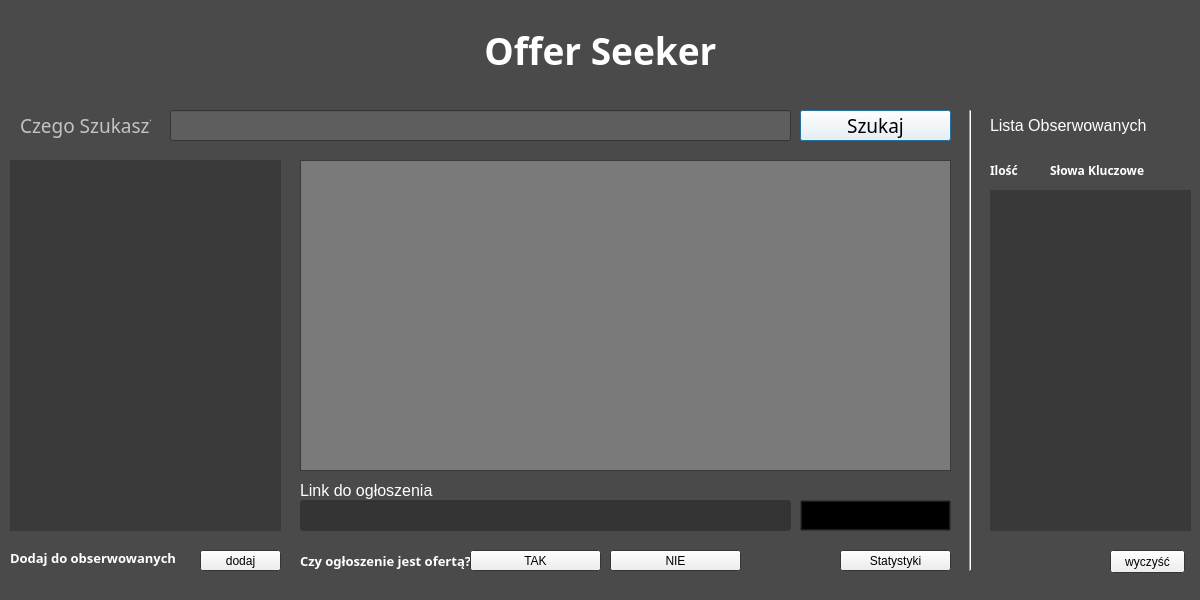
<?xml version="1.0" encoding="UTF-8"?>
<ui version="4.0">
 <class>Client</class>
 <widget class="QDialog" name="Client">
  <property name="geometry">
   <rect>
    <x>0</x>
    <y>0</y>
    <width>1200</width>
    <height>600</height>
   </rect>
  </property>
  <property name="minimumSize">
   <size>
    <width>1200</width>
    <height>600</height>
   </size>
  </property>
  <property name="maximumSize">
   <size>
    <width>1200</width>
    <height>600</height>
   </size>
  </property>
  <property name="palette">
   <palette>
    <active>
     <colorrole role="WindowText">
      <brush brushstyle="SolidPattern">
       <color alpha="255">
        <red>255</red>
        <green>255</green>
        <blue>255</blue>
       </color>
      </brush>
     </colorrole>
     <colorrole role="Base">
      <brush brushstyle="SolidPattern">
       <color alpha="255">
        <red>255</red>
        <green>255</green>
        <blue>255</blue>
       </color>
      </brush>
     </colorrole>
     <colorrole role="Window">
      <brush brushstyle="SolidPattern">
       <color alpha="255">
        <red>74</red>
        <green>74</green>
        <blue>74</blue>
       </color>
      </brush>
     </colorrole>
    </active>
    <inactive>
     <colorrole role="WindowText">
      <brush brushstyle="SolidPattern">
       <color alpha="255">
        <red>255</red>
        <green>255</green>
        <blue>255</blue>
       </color>
      </brush>
     </colorrole>
     <colorrole role="Base">
      <brush brushstyle="SolidPattern">
       <color alpha="255">
        <red>255</red>
        <green>255</green>
        <blue>255</blue>
       </color>
      </brush>
     </colorrole>
     <colorrole role="Window">
      <brush brushstyle="SolidPattern">
       <color alpha="255">
        <red>74</red>
        <green>74</green>
        <blue>74</blue>
       </color>
      </brush>
     </colorrole>
    </inactive>
    <disabled>
     <colorrole role="WindowText">
      <brush brushstyle="SolidPattern">
       <color alpha="255">
        <red>120</red>
        <green>120</green>
        <blue>120</blue>
       </color>
      </brush>
     </colorrole>
     <colorrole role="Base">
      <brush brushstyle="SolidPattern">
       <color alpha="255">
        <red>74</red>
        <green>74</green>
        <blue>74</blue>
       </color>
      </brush>
     </colorrole>
     <colorrole role="Window">
      <brush brushstyle="SolidPattern">
       <color alpha="255">
        <red>74</red>
        <green>74</green>
        <blue>74</blue>
       </color>
      </brush>
     </colorrole>
    </disabled>
   </palette>
  </property>
  <property name="windowTitle">
   <string>OfferSeeker</string>
  </property>
  <property name="windowIcon">
   <iconset>
    <normaloff>../../../../../Users/Tomek/Desktop/magnifier13.png</normaloff>../../../../../Users/Tomek/Desktop/magnifier13.png</iconset>
  </property>
  <widget class="QLabel" name="label">
   <property name="geometry">
    <rect>
     <x>130</x>
     <y>20</y>
     <width>941</width>
     <height>61</height>
    </rect>
   </property>
   <property name="palette">
    <palette>
     <active>
      <colorrole role="WindowText">
       <brush brushstyle="SolidPattern">
        <color alpha="255">
         <red>255</red>
         <green>255</green>
         <blue>255</blue>
        </color>
       </brush>
      </colorrole>
      <colorrole role="Text">
       <brush brushstyle="SolidPattern">
        <color alpha="255">
         <red>255</red>
         <green>255</green>
         <blue>255</blue>
        </color>
       </brush>
      </colorrole>
     </active>
     <inactive>
      <colorrole role="WindowText">
       <brush brushstyle="SolidPattern">
        <color alpha="255">
         <red>255</red>
         <green>255</green>
         <blue>255</blue>
        </color>
       </brush>
      </colorrole>
      <colorrole role="Text">
       <brush brushstyle="SolidPattern">
        <color alpha="255">
         <red>255</red>
         <green>255</green>
         <blue>255</blue>
        </color>
       </brush>
      </colorrole>
     </inactive>
     <disabled>
      <colorrole role="WindowText">
       <brush brushstyle="SolidPattern">
        <color alpha="255">
         <red>120</red>
         <green>120</green>
         <blue>120</blue>
        </color>
       </brush>
      </colorrole>
      <colorrole role="Text">
       <brush brushstyle="SolidPattern">
        <color alpha="255">
         <red>120</red>
         <green>120</green>
         <blue>120</blue>
        </color>
       </brush>
      </colorrole>
     </disabled>
    </palette>
   </property>
   <property name="font">
    <font>
     <family>Segoe UI Semibold</family>
     <pointsize>28</pointsize>
     <weight>75</weight>
     <bold>true</bold>
    </font>
   </property>
   <property name="layoutDirection">
    <enum>Qt::LeftToRight</enum>
   </property>
   <property name="text">
    <string>Offer Seeker</string>
   </property>
   <property name="alignment">
    <set>Qt::AlignCenter</set>
   </property>
  </widget>
  <widget class="QLineEdit" name="lineEdit">
   <property name="geometry">
    <rect>
     <x>170</x>
     <y>110</y>
     <width>621</width>
     <height>31</height>
    </rect>
   </property>
   <property name="palette">
    <palette>
     <active>
      <colorrole role="Text">
       <brush brushstyle="SolidPattern">
        <color alpha="255">
         <red>255</red>
         <green>255</green>
         <blue>255</blue>
        </color>
       </brush>
      </colorrole>
      <colorrole role="Base">
       <brush brushstyle="SolidPattern">
        <color alpha="255">
         <red>94</red>
         <green>94</green>
         <blue>94</blue>
        </color>
       </brush>
      </colorrole>
     </active>
     <inactive>
      <colorrole role="Text">
       <brush brushstyle="SolidPattern">
        <color alpha="255">
         <red>255</red>
         <green>255</green>
         <blue>255</blue>
        </color>
       </brush>
      </colorrole>
      <colorrole role="Base">
       <brush brushstyle="SolidPattern">
        <color alpha="255">
         <red>94</red>
         <green>94</green>
         <blue>94</blue>
        </color>
       </brush>
      </colorrole>
     </inactive>
     <disabled>
      <colorrole role="Text">
       <brush brushstyle="SolidPattern">
        <color alpha="255">
         <red>120</red>
         <green>120</green>
         <blue>120</blue>
        </color>
       </brush>
      </colorrole>
      <colorrole role="Base">
       <brush brushstyle="SolidPattern">
        <color alpha="255">
         <red>74</red>
         <green>74</green>
         <blue>74</blue>
        </color>
       </brush>
      </colorrole>
     </disabled>
    </palette>
   </property>
   <property name="font">
    <font>
     <family>Segoe UI</family>
     <pointsize>10</pointsize>
    </font>
   </property>
   <property name="cursor">
    <cursorShape>IBeamCursor</cursorShape>
   </property>
   <property name="focusPolicy">
    <enum>Qt::StrongFocus</enum>
   </property>
   <property name="autoFillBackground">
    <bool>false</bool>
   </property>
  </widget>
  <widget class="QLabel" name="label_2">
   <property name="geometry">
    <rect>
     <x>20</x>
     <y>110</y>
     <width>131</width>
     <height>31</height>
    </rect>
   </property>
   <property name="palette">
    <palette>
     <active>
      <colorrole role="WindowText">
       <brush brushstyle="SolidPattern">
        <color alpha="255">
         <red>195</red>
         <green>195</green>
         <blue>195</blue>
        </color>
       </brush>
      </colorrole>
     </active>
     <inactive>
      <colorrole role="WindowText">
       <brush brushstyle="SolidPattern">
        <color alpha="255">
         <red>195</red>
         <green>195</green>
         <blue>195</blue>
        </color>
       </brush>
      </colorrole>
     </inactive>
     <disabled>
      <colorrole role="WindowText">
       <brush brushstyle="SolidPattern">
        <color alpha="255">
         <red>120</red>
         <green>120</green>
         <blue>120</blue>
        </color>
       </brush>
      </colorrole>
     </disabled>
    </palette>
   </property>
   <property name="font">
    <font>
     <family>Segoe UI Light</family>
     <pointsize>14</pointsize>
    </font>
   </property>
   <property name="text">
    <string>Czego Szukasz?</string>
   </property>
  </widget>
  <widget class="QPushButton" name="pushButton">
   <property name="geometry">
    <rect>
     <x>800</x>
     <y>110</y>
     <width>151</width>
     <height>31</height>
    </rect>
   </property>
   <property name="palette">
    <palette>
     <active>
      <colorrole role="WindowText">
       <brush brushstyle="SolidPattern">
        <color alpha="255">
         <red>0</red>
         <green>0</green>
         <blue>0</blue>
        </color>
       </brush>
      </colorrole>
      <colorrole role="Button">
       <brush brushstyle="SolidPattern">
        <color alpha="255">
         <red>255</red>
         <green>255</green>
         <blue>255</blue>
        </color>
       </brush>
      </colorrole>
      <colorrole role="Light">
       <brush brushstyle="SolidPattern">
        <color alpha="255">
         <red>255</red>
         <green>255</green>
         <blue>255</blue>
        </color>
       </brush>
      </colorrole>
      <colorrole role="Midlight">
       <brush brushstyle="SolidPattern">
        <color alpha="255">
         <red>255</red>
         <green>255</green>
         <blue>255</blue>
        </color>
       </brush>
      </colorrole>
      <colorrole role="Dark">
       <brush brushstyle="SolidPattern">
        <color alpha="255">
         <red>127</red>
         <green>127</green>
         <blue>127</blue>
        </color>
       </brush>
      </colorrole>
      <colorrole role="Mid">
       <brush brushstyle="SolidPattern">
        <color alpha="255">
         <red>170</red>
         <green>170</green>
         <blue>170</blue>
        </color>
       </brush>
      </colorrole>
      <colorrole role="Text">
       <brush brushstyle="SolidPattern">
        <color alpha="255">
         <red>0</red>
         <green>0</green>
         <blue>0</blue>
        </color>
       </brush>
      </colorrole>
      <colorrole role="BrightText">
       <brush brushstyle="SolidPattern">
        <color alpha="255">
         <red>255</red>
         <green>255</green>
         <blue>255</blue>
        </color>
       </brush>
      </colorrole>
      <colorrole role="ButtonText">
       <brush brushstyle="SolidPattern">
        <color alpha="255">
         <red>0</red>
         <green>0</green>
         <blue>0</blue>
        </color>
       </brush>
      </colorrole>
      <colorrole role="Base">
       <brush brushstyle="SolidPattern">
        <color alpha="255">
         <red>255</red>
         <green>255</green>
         <blue>255</blue>
        </color>
       </brush>
      </colorrole>
      <colorrole role="Window">
       <brush brushstyle="SolidPattern">
        <color alpha="255">
         <red>255</red>
         <green>255</green>
         <blue>255</blue>
        </color>
       </brush>
      </colorrole>
      <colorrole role="Shadow">
       <brush brushstyle="SolidPattern">
        <color alpha="255">
         <red>0</red>
         <green>0</green>
         <blue>0</blue>
        </color>
       </brush>
      </colorrole>
      <colorrole role="AlternateBase">
       <brush brushstyle="SolidPattern">
        <color alpha="255">
         <red>255</red>
         <green>255</green>
         <blue>255</blue>
        </color>
       </brush>
      </colorrole>
      <colorrole role="ToolTipBase">
       <brush brushstyle="SolidPattern">
        <color alpha="255">
         <red>255</red>
         <green>255</green>
         <blue>220</blue>
        </color>
       </brush>
      </colorrole>
      <colorrole role="ToolTipText">
       <brush brushstyle="SolidPattern">
        <color alpha="255">
         <red>0</red>
         <green>0</green>
         <blue>0</blue>
        </color>
       </brush>
      </colorrole>
     </active>
     <inactive>
      <colorrole role="WindowText">
       <brush brushstyle="SolidPattern">
        <color alpha="255">
         <red>0</red>
         <green>0</green>
         <blue>0</blue>
        </color>
       </brush>
      </colorrole>
      <colorrole role="Button">
       <brush brushstyle="SolidPattern">
        <color alpha="255">
         <red>255</red>
         <green>255</green>
         <blue>255</blue>
        </color>
       </brush>
      </colorrole>
      <colorrole role="Light">
       <brush brushstyle="SolidPattern">
        <color alpha="255">
         <red>255</red>
         <green>255</green>
         <blue>255</blue>
        </color>
       </brush>
      </colorrole>
      <colorrole role="Midlight">
       <brush brushstyle="SolidPattern">
        <color alpha="255">
         <red>255</red>
         <green>255</green>
         <blue>255</blue>
        </color>
       </brush>
      </colorrole>
      <colorrole role="Dark">
       <brush brushstyle="SolidPattern">
        <color alpha="255">
         <red>127</red>
         <green>127</green>
         <blue>127</blue>
        </color>
       </brush>
      </colorrole>
      <colorrole role="Mid">
       <brush brushstyle="SolidPattern">
        <color alpha="255">
         <red>170</red>
         <green>170</green>
         <blue>170</blue>
        </color>
       </brush>
      </colorrole>
      <colorrole role="Text">
       <brush brushstyle="SolidPattern">
        <color alpha="255">
         <red>0</red>
         <green>0</green>
         <blue>0</blue>
        </color>
       </brush>
      </colorrole>
      <colorrole role="BrightText">
       <brush brushstyle="SolidPattern">
        <color alpha="255">
         <red>255</red>
         <green>255</green>
         <blue>255</blue>
        </color>
       </brush>
      </colorrole>
      <colorrole role="ButtonText">
       <brush brushstyle="SolidPattern">
        <color alpha="255">
         <red>0</red>
         <green>0</green>
         <blue>0</blue>
        </color>
       </brush>
      </colorrole>
      <colorrole role="Base">
       <brush brushstyle="SolidPattern">
        <color alpha="255">
         <red>255</red>
         <green>255</green>
         <blue>255</blue>
        </color>
       </brush>
      </colorrole>
      <colorrole role="Window">
       <brush brushstyle="SolidPattern">
        <color alpha="255">
         <red>255</red>
         <green>255</green>
         <blue>255</blue>
        </color>
       </brush>
      </colorrole>
      <colorrole role="Shadow">
       <brush brushstyle="SolidPattern">
        <color alpha="255">
         <red>0</red>
         <green>0</green>
         <blue>0</blue>
        </color>
       </brush>
      </colorrole>
      <colorrole role="AlternateBase">
       <brush brushstyle="SolidPattern">
        <color alpha="255">
         <red>255</red>
         <green>255</green>
         <blue>255</blue>
        </color>
       </brush>
      </colorrole>
      <colorrole role="ToolTipBase">
       <brush brushstyle="SolidPattern">
        <color alpha="255">
         <red>255</red>
         <green>255</green>
         <blue>220</blue>
        </color>
       </brush>
      </colorrole>
      <colorrole role="ToolTipText">
       <brush brushstyle="SolidPattern">
        <color alpha="255">
         <red>0</red>
         <green>0</green>
         <blue>0</blue>
        </color>
       </brush>
      </colorrole>
     </inactive>
     <disabled>
      <colorrole role="WindowText">
       <brush brushstyle="SolidPattern">
        <color alpha="255">
         <red>127</red>
         <green>127</green>
         <blue>127</blue>
        </color>
       </brush>
      </colorrole>
      <colorrole role="Button">
       <brush brushstyle="SolidPattern">
        <color alpha="255">
         <red>255</red>
         <green>255</green>
         <blue>255</blue>
        </color>
       </brush>
      </colorrole>
      <colorrole role="Light">
       <brush brushstyle="SolidPattern">
        <color alpha="255">
         <red>255</red>
         <green>255</green>
         <blue>255</blue>
        </color>
       </brush>
      </colorrole>
      <colorrole role="Midlight">
       <brush brushstyle="SolidPattern">
        <color alpha="255">
         <red>255</red>
         <green>255</green>
         <blue>255</blue>
        </color>
       </brush>
      </colorrole>
      <colorrole role="Dark">
       <brush brushstyle="SolidPattern">
        <color alpha="255">
         <red>127</red>
         <green>127</green>
         <blue>127</blue>
        </color>
       </brush>
      </colorrole>
      <colorrole role="Mid">
       <brush brushstyle="SolidPattern">
        <color alpha="255">
         <red>170</red>
         <green>170</green>
         <blue>170</blue>
        </color>
       </brush>
      </colorrole>
      <colorrole role="Text">
       <brush brushstyle="SolidPattern">
        <color alpha="255">
         <red>127</red>
         <green>127</green>
         <blue>127</blue>
        </color>
       </brush>
      </colorrole>
      <colorrole role="BrightText">
       <brush brushstyle="SolidPattern">
        <color alpha="255">
         <red>255</red>
         <green>255</green>
         <blue>255</blue>
        </color>
       </brush>
      </colorrole>
      <colorrole role="ButtonText">
       <brush brushstyle="SolidPattern">
        <color alpha="255">
         <red>127</red>
         <green>127</green>
         <blue>127</blue>
        </color>
       </brush>
      </colorrole>
      <colorrole role="Base">
       <brush brushstyle="SolidPattern">
        <color alpha="255">
         <red>255</red>
         <green>255</green>
         <blue>255</blue>
        </color>
       </brush>
      </colorrole>
      <colorrole role="Window">
       <brush brushstyle="SolidPattern">
        <color alpha="255">
         <red>255</red>
         <green>255</green>
         <blue>255</blue>
        </color>
       </brush>
      </colorrole>
      <colorrole role="Shadow">
       <brush brushstyle="SolidPattern">
        <color alpha="255">
         <red>0</red>
         <green>0</green>
         <blue>0</blue>
        </color>
       </brush>
      </colorrole>
      <colorrole role="AlternateBase">
       <brush brushstyle="SolidPattern">
        <color alpha="255">
         <red>255</red>
         <green>255</green>
         <blue>255</blue>
        </color>
       </brush>
      </colorrole>
      <colorrole role="ToolTipBase">
       <brush brushstyle="SolidPattern">
        <color alpha="255">
         <red>255</red>
         <green>255</green>
         <blue>220</blue>
        </color>
       </brush>
      </colorrole>
      <colorrole role="ToolTipText">
       <brush brushstyle="SolidPattern">
        <color alpha="255">
         <red>0</red>
         <green>0</green>
         <blue>0</blue>
        </color>
       </brush>
      </colorrole>
     </disabled>
    </palette>
   </property>
   <property name="font">
    <font>
     <family>Segoe UI Light</family>
     <pointsize>14</pointsize>
    </font>
   </property>
   <property name="text">
    <string>Szukaj</string>
   </property>
  </widget>
  <widget class="QTextEdit" name="textEdit">
   <property name="geometry">
    <rect>
     <x>300</x>
     <y>160</y>
     <width>651</width>
     <height>311</height>
    </rect>
   </property>
   <property name="palette">
    <palette>
     <active>
      <colorrole role="WindowText">
       <brush brushstyle="SolidPattern">
        <color alpha="255">
         <red>255</red>
         <green>255</green>
         <blue>255</blue>
        </color>
       </brush>
      </colorrole>
      <colorrole role="Text">
       <brush brushstyle="SolidPattern">
        <color alpha="255">
         <red>255</red>
         <green>255</green>
         <blue>255</blue>
        </color>
       </brush>
      </colorrole>
      <colorrole role="Base">
       <brush brushstyle="SolidPattern">
        <color alpha="255">
         <red>122</red>
         <green>122</green>
         <blue>122</blue>
        </color>
       </brush>
      </colorrole>
     </active>
     <inactive>
      <colorrole role="WindowText">
       <brush brushstyle="SolidPattern">
        <color alpha="255">
         <red>255</red>
         <green>255</green>
         <blue>255</blue>
        </color>
       </brush>
      </colorrole>
      <colorrole role="Text">
       <brush brushstyle="SolidPattern">
        <color alpha="255">
         <red>255</red>
         <green>255</green>
         <blue>255</blue>
        </color>
       </brush>
      </colorrole>
      <colorrole role="Base">
       <brush brushstyle="SolidPattern">
        <color alpha="255">
         <red>122</red>
         <green>122</green>
         <blue>122</blue>
        </color>
       </brush>
      </colorrole>
     </inactive>
     <disabled>
      <colorrole role="WindowText">
       <brush brushstyle="SolidPattern">
        <color alpha="255">
         <red>120</red>
         <green>120</green>
         <blue>120</blue>
        </color>
       </brush>
      </colorrole>
      <colorrole role="Text">
       <brush brushstyle="SolidPattern">
        <color alpha="255">
         <red>120</red>
         <green>120</green>
         <blue>120</blue>
        </color>
       </brush>
      </colorrole>
      <colorrole role="Base">
       <brush brushstyle="SolidPattern">
        <color alpha="255">
         <red>74</red>
         <green>74</green>
         <blue>74</blue>
        </color>
       </brush>
      </colorrole>
     </disabled>
    </palette>
   </property>
   <property name="font">
    <font>
     <family>Segoe UI Semibold</family>
     <pointsize>10</pointsize>
     <weight>75</weight>
     <bold>true</bold>
    </font>
   </property>
   <property name="cursor" stdset="0">
    <cursorShape>ArrowCursor</cursorShape>
   </property>
   <property name="lineWidth">
    <number>0</number>
   </property>
   <property name="readOnly">
    <bool>true</bool>
   </property>
  </widget>
  <widget class="QLabel" name="label_3">
   <property name="geometry">
    <rect>
     <x>300</x>
     <y>550</y>
     <width>201</width>
     <height>21</height>
    </rect>
   </property>
   <property name="palette">
    <palette>
     <active>
      <colorrole role="WindowText">
       <brush brushstyle="SolidPattern">
        <color alpha="255">
         <red>255</red>
         <green>255</green>
         <blue>255</blue>
        </color>
       </brush>
      </colorrole>
     </active>
     <inactive>
      <colorrole role="WindowText">
       <brush brushstyle="SolidPattern">
        <color alpha="255">
         <red>255</red>
         <green>255</green>
         <blue>255</blue>
        </color>
       </brush>
      </colorrole>
     </inactive>
     <disabled>
      <colorrole role="WindowText">
       <brush brushstyle="SolidPattern">
        <color alpha="255">
         <red>120</red>
         <green>120</green>
         <blue>120</blue>
        </color>
       </brush>
      </colorrole>
     </disabled>
    </palette>
   </property>
   <property name="font">
    <font>
     <family>Segoe UI Semibold</family>
     <pointsize>10</pointsize>
     <weight>75</weight>
     <bold>true</bold>
    </font>
   </property>
   <property name="text">
    <string>Czy ogłoszenie jest ofertą?</string>
   </property>
  </widget>
  <widget class="QPushButton" name="pushButton_2">
   <property name="geometry">
    <rect>
     <x>470</x>
     <y>550</y>
     <width>131</width>
     <height>21</height>
    </rect>
   </property>
   <property name="text">
    <string>TAK</string>
   </property>
  </widget>
  <widget class="QPushButton" name="pushButton_3">
   <property name="geometry">
    <rect>
     <x>610</x>
     <y>550</y>
     <width>131</width>
     <height>21</height>
    </rect>
   </property>
   <property name="text">
    <string>NIE</string>
   </property>
  </widget>
  <widget class="QListView" name="listView">
   <property name="geometry">
    <rect>
     <x>10</x>
     <y>160</y>
     <width>271</width>
     <height>371</height>
    </rect>
   </property>
   <property name="palette">
    <palette>
     <active>
      <colorrole role="WindowText">
       <brush brushstyle="SolidPattern">
        <color alpha="255">
         <red>255</red>
         <green>255</green>
         <blue>255</blue>
        </color>
       </brush>
      </colorrole>
      <colorrole role="Light">
       <brush brushstyle="SolidPattern">
        <color alpha="255">
         <red>52</red>
         <green>52</green>
         <blue>52</blue>
        </color>
       </brush>
      </colorrole>
      <colorrole role="Midlight">
       <brush brushstyle="SolidPattern">
        <color alpha="255">
         <red>45</red>
         <green>45</green>
         <blue>45</blue>
        </color>
       </brush>
      </colorrole>
      <colorrole role="Text">
       <brush brushstyle="SolidPattern">
        <color alpha="255">
         <red>255</red>
         <green>255</green>
         <blue>255</blue>
        </color>
       </brush>
      </colorrole>
      <colorrole role="Base">
       <brush brushstyle="SolidPattern">
        <color alpha="255">
         <red>58</red>
         <green>58</green>
         <blue>58</blue>
        </color>
       </brush>
      </colorrole>
     </active>
     <inactive>
      <colorrole role="WindowText">
       <brush brushstyle="SolidPattern">
        <color alpha="255">
         <red>255</red>
         <green>255</green>
         <blue>255</blue>
        </color>
       </brush>
      </colorrole>
      <colorrole role="Light">
       <brush brushstyle="SolidPattern">
        <color alpha="255">
         <red>52</red>
         <green>52</green>
         <blue>52</blue>
        </color>
       </brush>
      </colorrole>
      <colorrole role="Midlight">
       <brush brushstyle="SolidPattern">
        <color alpha="255">
         <red>45</red>
         <green>45</green>
         <blue>45</blue>
        </color>
       </brush>
      </colorrole>
      <colorrole role="Text">
       <brush brushstyle="SolidPattern">
        <color alpha="255">
         <red>255</red>
         <green>255</green>
         <blue>255</blue>
        </color>
       </brush>
      </colorrole>
      <colorrole role="Base">
       <brush brushstyle="SolidPattern">
        <color alpha="255">
         <red>58</red>
         <green>58</green>
         <blue>58</blue>
        </color>
       </brush>
      </colorrole>
     </inactive>
     <disabled>
      <colorrole role="WindowText">
       <brush brushstyle="SolidPattern">
        <color alpha="255">
         <red>120</red>
         <green>120</green>
         <blue>120</blue>
        </color>
       </brush>
      </colorrole>
      <colorrole role="Light">
       <brush brushstyle="SolidPattern">
        <color alpha="255">
         <red>52</red>
         <green>52</green>
         <blue>52</blue>
        </color>
       </brush>
      </colorrole>
      <colorrole role="Midlight">
       <brush brushstyle="SolidPattern">
        <color alpha="255">
         <red>45</red>
         <green>45</green>
         <blue>45</blue>
        </color>
       </brush>
      </colorrole>
      <colorrole role="Text">
       <brush brushstyle="SolidPattern">
        <color alpha="255">
         <red>120</red>
         <green>120</green>
         <blue>120</blue>
        </color>
       </brush>
      </colorrole>
      <colorrole role="Base">
       <brush brushstyle="SolidPattern">
        <color alpha="255">
         <red>74</red>
         <green>74</green>
         <blue>74</blue>
        </color>
       </brush>
      </colorrole>
     </disabled>
    </palette>
   </property>
   <property name="font">
    <font>
     <pointsize>12</pointsize>
    </font>
   </property>
   <property name="editTriggers">
    <set>QAbstractItemView::NoEditTriggers</set>
   </property>
  </widget>
  <widget class="QLabel" name="status">
   <property name="geometry">
    <rect>
     <x>470</x>
     <y>570</y>
     <width>271</width>
     <height>16</height>
    </rect>
   </property>
   <property name="palette">
    <palette>
     <active>
      <colorrole role="WindowText">
       <brush brushstyle="SolidPattern">
        <color alpha="255">
         <red>255</red>
         <green>255</green>
         <blue>255</blue>
        </color>
       </brush>
      </colorrole>
      <colorrole role="Text">
       <brush brushstyle="SolidPattern">
        <color alpha="255">
         <red>255</red>
         <green>255</green>
         <blue>255</blue>
        </color>
       </brush>
      </colorrole>
     </active>
     <inactive>
      <colorrole role="WindowText">
       <brush brushstyle="SolidPattern">
        <color alpha="255">
         <red>255</red>
         <green>255</green>
         <blue>255</blue>
        </color>
       </brush>
      </colorrole>
      <colorrole role="Text">
       <brush brushstyle="SolidPattern">
        <color alpha="255">
         <red>255</red>
         <green>255</green>
         <blue>255</blue>
        </color>
       </brush>
      </colorrole>
     </inactive>
     <disabled>
      <colorrole role="WindowText">
       <brush brushstyle="SolidPattern">
        <color alpha="255">
         <red>120</red>
         <green>120</green>
         <blue>120</blue>
        </color>
       </brush>
      </colorrole>
      <colorrole role="Text">
       <brush brushstyle="SolidPattern">
        <color alpha="255">
         <red>120</red>
         <green>120</green>
         <blue>120</blue>
        </color>
       </brush>
      </colorrole>
     </disabled>
    </palette>
   </property>
   <property name="font">
    <font>
     <family>Segoe UI Light</family>
     <pointsize>11</pointsize>
    </font>
   </property>
   <property name="text">
    <string/>
   </property>
  </widget>
  <widget class="QLabel" name="label_4">
   <property name="geometry">
    <rect>
     <x>300</x>
     <y>480</y>
     <width>211</width>
     <height>21</height>
    </rect>
   </property>
   <property name="palette">
    <palette>
     <active>
      <colorrole role="WindowText">
       <brush brushstyle="SolidPattern">
        <color alpha="255">
         <red>255</red>
         <green>255</green>
         <blue>255</blue>
        </color>
       </brush>
      </colorrole>
     </active>
     <inactive>
      <colorrole role="WindowText">
       <brush brushstyle="SolidPattern">
        <color alpha="255">
         <red>255</red>
         <green>255</green>
         <blue>255</blue>
        </color>
       </brush>
      </colorrole>
     </inactive>
     <disabled>
      <colorrole role="WindowText">
       <brush brushstyle="SolidPattern">
        <color alpha="255">
         <red>120</red>
         <green>120</green>
         <blue>120</blue>
        </color>
       </brush>
      </colorrole>
     </disabled>
    </palette>
   </property>
   <property name="font">
    <font>
     <family>Segoe UI</family>
     <pointsize>12</pointsize>
    </font>
   </property>
   <property name="text">
    <string>Link do ogłoszenia</string>
   </property>
  </widget>
  <widget class="QLineEdit" name="url">
   <property name="geometry">
    <rect>
     <x>300</x>
     <y>500</y>
     <width>491</width>
     <height>31</height>
    </rect>
   </property>
   <property name="palette">
    <palette>
     <active>
      <colorrole role="WindowText">
       <brush brushstyle="SolidPattern">
        <color alpha="255">
         <red>255</red>
         <green>255</green>
         <blue>255</blue>
        </color>
       </brush>
      </colorrole>
      <colorrole role="Text">
       <brush brushstyle="SolidPattern">
        <color alpha="255">
         <red>255</red>
         <green>255</green>
         <blue>255</blue>
        </color>
       </brush>
      </colorrole>
      <colorrole role="Base">
       <brush brushstyle="SolidPattern">
        <color alpha="255">
         <red>52</red>
         <green>52</green>
         <blue>52</blue>
        </color>
       </brush>
      </colorrole>
     </active>
     <inactive>
      <colorrole role="WindowText">
       <brush brushstyle="SolidPattern">
        <color alpha="255">
         <red>255</red>
         <green>255</green>
         <blue>255</blue>
        </color>
       </brush>
      </colorrole>
      <colorrole role="Text">
       <brush brushstyle="SolidPattern">
        <color alpha="255">
         <red>255</red>
         <green>255</green>
         <blue>255</blue>
        </color>
       </brush>
      </colorrole>
      <colorrole role="Base">
       <brush brushstyle="SolidPattern">
        <color alpha="255">
         <red>52</red>
         <green>52</green>
         <blue>52</blue>
        </color>
       </brush>
      </colorrole>
     </inactive>
     <disabled>
      <colorrole role="WindowText">
       <brush brushstyle="SolidPattern">
        <color alpha="255">
         <red>120</red>
         <green>120</green>
         <blue>120</blue>
        </color>
       </brush>
      </colorrole>
      <colorrole role="Text">
       <brush brushstyle="SolidPattern">
        <color alpha="255">
         <red>120</red>
         <green>120</green>
         <blue>120</blue>
        </color>
       </brush>
      </colorrole>
      <colorrole role="Base">
       <brush brushstyle="SolidPattern">
        <color alpha="255">
         <red>74</red>
         <green>74</green>
         <blue>74</blue>
        </color>
       </brush>
      </colorrole>
     </disabled>
    </palette>
   </property>
   <property name="font">
    <font>
     <family>Segoe UI Light</family>
     <pointsize>12</pointsize>
    </font>
   </property>
   <property name="readOnly">
    <bool>true</bool>
   </property>
  </widget>
  <widget class="QPushButton" name="przejdz">
   <property name="geometry">
    <rect>
     <x>800</x>
     <y>500</y>
     <width>151</width>
     <height>31</height>
    </rect>
   </property>
   <property name="palette">
    <palette>
     <active>
      <colorrole role="WindowText">
       <brush brushstyle="SolidPattern">
        <color alpha="255">
         <red>0</red>
         <green>0</green>
         <blue>0</blue>
        </color>
       </brush>
      </colorrole>
      <colorrole role="Button">
       <brush brushstyle="SolidPattern">
        <color alpha="255">
         <red>0</red>
         <green>0</green>
         <blue>0</blue>
        </color>
       </brush>
      </colorrole>
     </active>
     <inactive>
      <colorrole role="WindowText">
       <brush brushstyle="SolidPattern">
        <color alpha="255">
         <red>0</red>
         <green>0</green>
         <blue>0</blue>
        </color>
       </brush>
      </colorrole>
      <colorrole role="Button">
       <brush brushstyle="SolidPattern">
        <color alpha="255">
         <red>0</red>
         <green>0</green>
         <blue>0</blue>
        </color>
       </brush>
      </colorrole>
     </inactive>
     <disabled>
      <colorrole role="WindowText">
       <brush brushstyle="SolidPattern">
        <color alpha="255">
         <red>120</red>
         <green>120</green>
         <blue>120</blue>
        </color>
       </brush>
      </colorrole>
      <colorrole role="Button">
       <brush brushstyle="SolidPattern">
        <color alpha="255">
         <red>0</red>
         <green>0</green>
         <blue>0</blue>
        </color>
       </brush>
      </colorrole>
     </disabled>
    </palette>
   </property>
   <property name="font">
    <font>
     <family>Segoe UI Light</family>
     <pointsize>12</pointsize>
    </font>
   </property>
   <property name="text">
    <string>Przejdź</string>
   </property>
  </widget>
  <widget class="Line" name="line">
   <property name="geometry">
    <rect>
     <x>960</x>
     <y>110</y>
     <width>20</width>
     <height>461</height>
    </rect>
   </property>
   <property name="orientation">
    <enum>Qt::Vertical</enum>
   </property>
  </widget>
  <widget class="QLabel" name="label_5">
   <property name="geometry">
    <rect>
     <x>990</x>
     <y>110</y>
     <width>201</width>
     <height>31</height>
    </rect>
   </property>
   <property name="font">
    <font>
     <family>Segoe UI</family>
     <pointsize>12</pointsize>
    </font>
   </property>
   <property name="text">
    <string>Lista Obserwowanych</string>
   </property>
  </widget>
  <widget class="QPushButton" name="clearBtn">
   <property name="geometry">
    <rect>
     <x>1110</x>
     <y>550</y>
     <width>75</width>
     <height>23</height>
    </rect>
   </property>
   <property name="text">
    <string>wyczyść</string>
   </property>
  </widget>
  <widget class="QPushButton" name="dodaj">
   <property name="geometry">
    <rect>
     <x>200</x>
     <y>550</y>
     <width>81</width>
     <height>21</height>
    </rect>
   </property>
   <property name="text">
    <string>dodaj</string>
   </property>
  </widget>
  <widget class="QLabel" name="label_6">
   <property name="geometry">
    <rect>
     <x>10</x>
     <y>550</y>
     <width>171</width>
     <height>16</height>
    </rect>
   </property>
   <property name="font">
    <font>
     <family>Segoe UI Semibold</family>
     <pointsize>10</pointsize>
     <weight>75</weight>
     <bold>true</bold>
    </font>
   </property>
   <property name="text">
    <string>Dodaj do obserwowanych</string>
   </property>
  </widget>
  <widget class="QPushButton" name="stat_btn">
   <property name="geometry">
    <rect>
     <x>840</x>
     <y>550</y>
     <width>111</width>
     <height>21</height>
    </rect>
   </property>
   <property name="text">
    <string>Statystyki</string>
   </property>
  </widget>
  <widget class="QListView" name="observ">
   <property name="geometry">
    <rect>
     <x>990</x>
     <y>190</y>
     <width>201</width>
     <height>341</height>
    </rect>
   </property>
   <property name="palette">
    <palette>
     <active>
      <colorrole role="Text">
       <brush brushstyle="SolidPattern">
        <color alpha="255">
         <red>255</red>
         <green>255</green>
         <blue>255</blue>
        </color>
       </brush>
      </colorrole>
      <colorrole role="Base">
       <brush brushstyle="SolidPattern">
        <color alpha="255">
         <red>57</red>
         <green>57</green>
         <blue>57</blue>
        </color>
       </brush>
      </colorrole>
     </active>
     <inactive>
      <colorrole role="Text">
       <brush brushstyle="SolidPattern">
        <color alpha="255">
         <red>255</red>
         <green>255</green>
         <blue>255</blue>
        </color>
       </brush>
      </colorrole>
      <colorrole role="Base">
       <brush brushstyle="SolidPattern">
        <color alpha="255">
         <red>57</red>
         <green>57</green>
         <blue>57</blue>
        </color>
       </brush>
      </colorrole>
     </inactive>
     <disabled>
      <colorrole role="Text">
       <brush brushstyle="SolidPattern">
        <color alpha="255">
         <red>120</red>
         <green>120</green>
         <blue>120</blue>
        </color>
       </brush>
      </colorrole>
      <colorrole role="Base">
       <brush brushstyle="SolidPattern">
        <color alpha="255">
         <red>74</red>
         <green>74</green>
         <blue>74</blue>
        </color>
       </brush>
      </colorrole>
     </disabled>
    </palette>
   </property>
   <property name="editTriggers">
    <set>QAbstractItemView::NoEditTriggers</set>
   </property>
  </widget>
  <widget class="QLabel" name="label_7">
   <property name="geometry">
    <rect>
     <x>1050</x>
     <y>160</y>
     <width>111</width>
     <height>21</height>
    </rect>
   </property>
   <property name="font">
    <font>
     <family>Segoe UI Semibold</family>
     <pointsize>9</pointsize>
     <weight>75</weight>
     <bold>true</bold>
    </font>
   </property>
   <property name="text">
    <string>Słowa Kluczowe</string>
   </property>
  </widget>
  <widget class="QLabel" name="label_8">
   <property name="geometry">
    <rect>
     <x>990</x>
     <y>160</y>
     <width>71</width>
     <height>21</height>
    </rect>
   </property>
   <property name="font">
    <font>
     <family>Segoe UI Semibold</family>
     <pointsize>9</pointsize>
     <weight>75</weight>
     <bold>true</bold>
    </font>
   </property>
   <property name="text">
    <string>Ilość</string>
   </property>
  </widget>
 </widget>
 <layoutdefault spacing="6" margin="11"/>
 <resources/>
 <connections/>
</ui>
